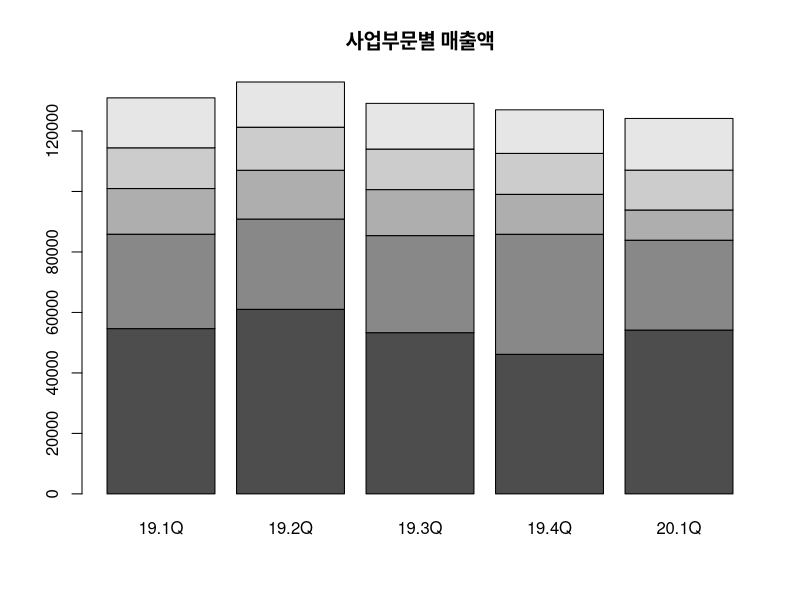
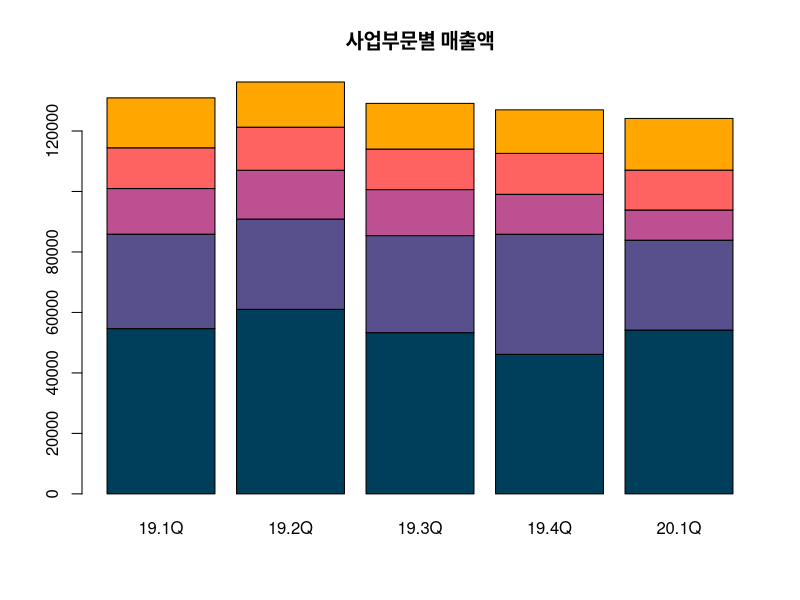
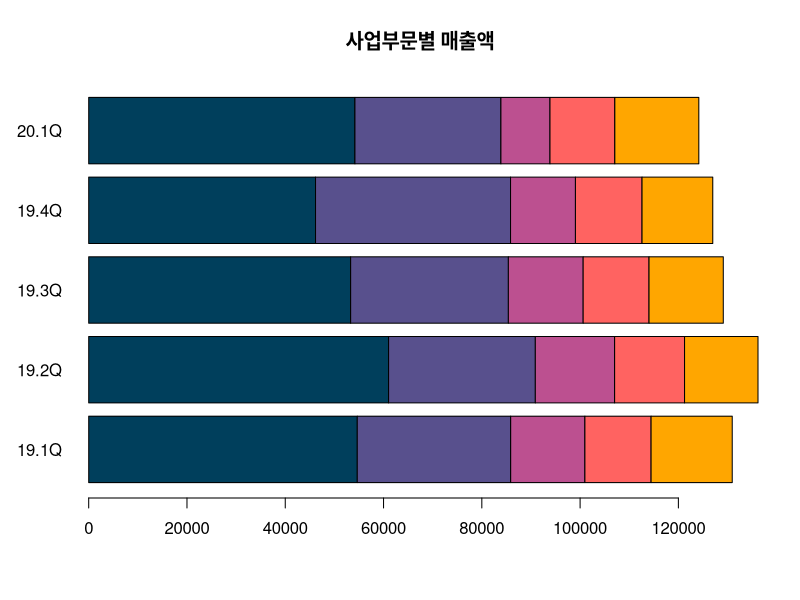
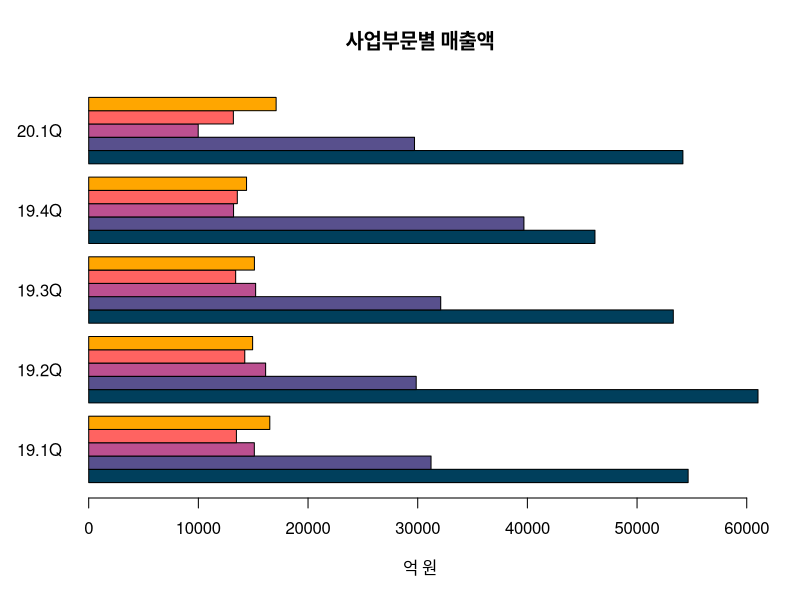
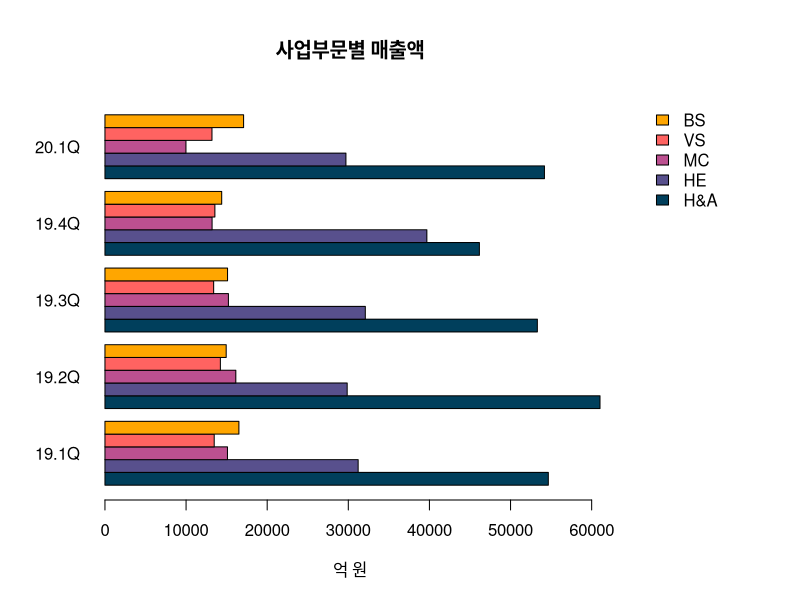

These charts were generated, in order, by the following R code:
ha <- c(54659, 61028, 53307, 46161, 54180)
he <- c(31215, 29863, 32098, 39684, 29707)
mc <- c(15104, 16133, 15222, 13208, 9986)
vs <- c(13470, 14231, 13401, 13552, 13193)
bs <- c(16513, 14947, 15112, 14392, 17091)

ds <- rbind(ha, he, mc, vs, bs)
colnames(ds) <- c('19.1Q', '19.2Q', '19.3Q', '19.4Q', '20.1Q')

barplot(ds, main = '사업부문별 매출액')

barplot(ds, main = '사업부문별 매출액',
        col = c('#003f5c', '#58508d', '#bc5090', '#ff6361', '#ffa600'))

barplot(ds, main = '사업부문별 매출액',
        col = c('#003f5c', '#58508d', '#bc5090', '#ff6361', '#ffa600'),
        horiz = T, las = 1)

barplot(ds, main = '사업부문별 매출액',
        col = c('#003f5c', '#58508d', '#bc5090', '#ff6361', '#ffa600'),
        horiz = T, las = 1,
        xlab = '억 원', beside = T)

par(mfrow = c(1,1), mar = c(5, 5, 5, 10))

barplot(ds, main = '사업부문별 매출액',
        col = c('#003f5c', '#58508d', '#bc5090', '#ff6361', '#ffa600'),
        horiz = T, las = 1,
        xlab = '억 원', beside = T,
        legend.text  = c('H&A','HE','MC','VS','BS'),
        args.legend = list(x='topright', bty='n', inset=c(-0.25,0)))

par(mfrow = c(1,1), mar = c(5,4,4,2)+.1)